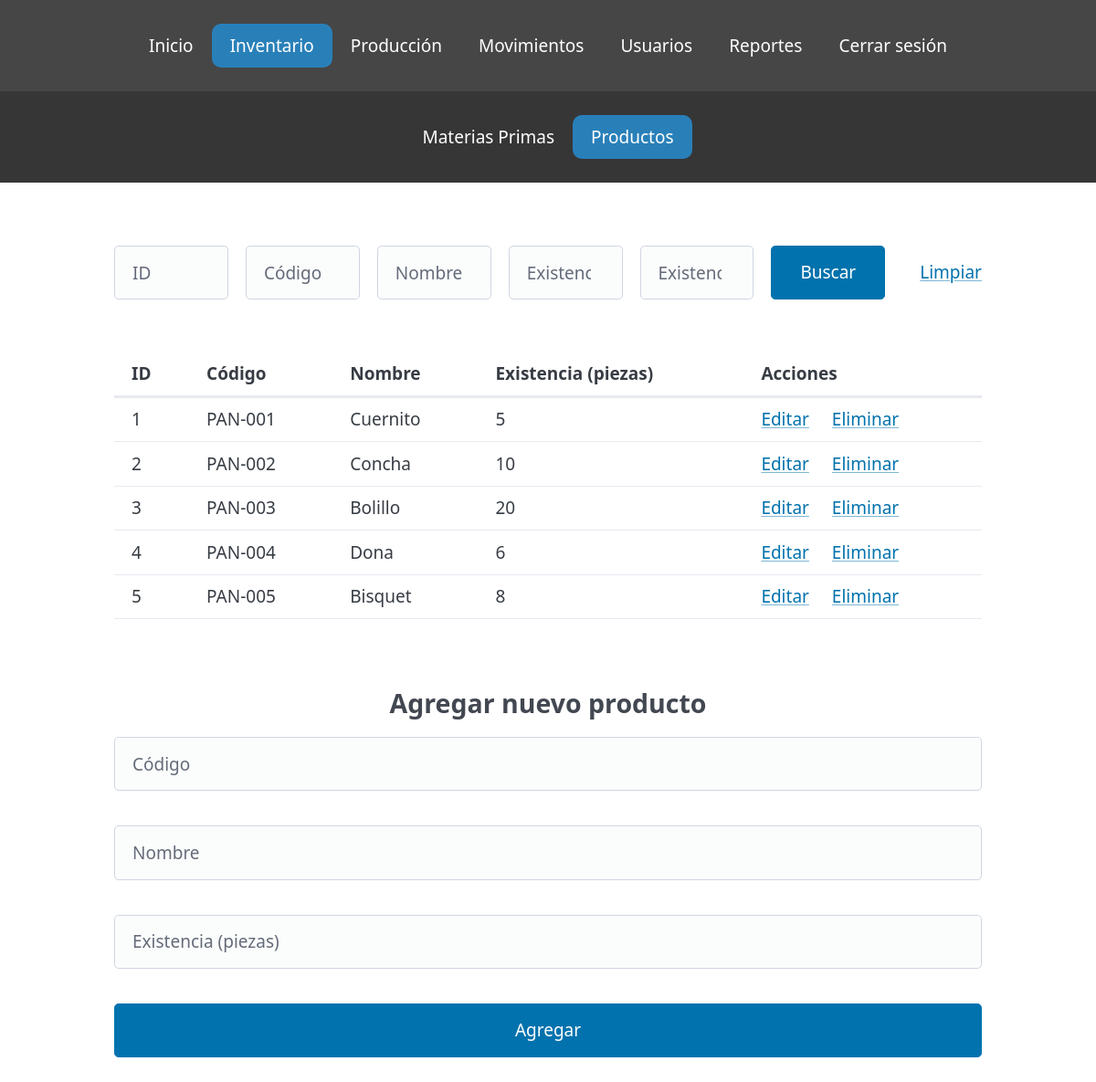
/productos.php (signed in), run on the app's committed database.
### tables this page shows
CREATE TABLE `producto` (
  `ID` int NOT NULL AUTO_INCREMENT,
  `Código` varchar(8) NOT NULL,
  `Nombre` varchar(45) NOT NULL,
  `Existencia` float NOT NULL,
  PRIMARY KEY (`ID`),
  UNIQUE KEY `Código_UNIQUE` (`Código`)
);

### productos.php (the view, shortened to what this page needs)
<!DOCTYPE html>
<html lang="es">
<head>
    <link
        rel="stylesheet"
        href="https://cdn.jsdelivr.net/npm/@picocss/pico@2/css/pico.classless.min.css"
    >
    <link rel="stylesheet" href="estilos.css">
</head>
<body>
    <header>
        <nav>
            <a href="welcome.php">Inicio</a>
            <a href="productos.php" class="active">Inventario</a>
            <a href="produccion.php">Producción</a>
            <a href="movimientos.php">Movimientos</a>
            <a href="usuarios.php">Usuarios</a>
            <?php if (isset($_SESSION['Rol']) && $_SESSION['Rol'] === 'admin'): ?>
                <a href="reportes.php">Reportes</a>
            <?php endif; ?>
            <a href="logout.php">Cerrar sesión</a>
        </nav>
    </header>
    <header2>
        <nav>
            <a href="materia_prima.php">Materias Primas</a>
            <a href="productos.php" class="active">Productos</a>
        </nav>
    </header2>
    <main>
        <form method="get" style="margin-bottom: 2rem; display: flex; gap: 1rem; align-items: center;">
            <input type="text" name="id" placeholder="ID" value="<?php echo isset($_GET['id']) ? htmlspecialchars($_GET['id']) : ''; ?>">
            <input type="text" maxlength="8" name="codigo" placeholder="Código" value="<?php echo isset($_GET['codigo']) ? htmlspecialchars($_GET['codigo']) : ''; ?>">
            <input type="text" maxlength="45" name="nombre" placeholder="Nombre" value="<?php echo isset($_GET['nombre']) ? htmlspecialchars($_GET['nombre']) : ''; ?>">
            <input type="number" min="0" step="0.01" name="existencia_min" placeholder="Existencia mín." value="<?php echo isset($_GET['existencia_min']) ? htmlspecialchars($_GET['existencia_min']) : ''; ?>">
            <input type="number" min="0" step="0.01" name="existencia_max" placeholder="Existencia máx." value="<?php echo isset($_GET['existencia_max']) ? htmlspecialchars($_GET['existencia_max']) : ''; ?>">
            <button type="submit">Buscar</button>
            <a href="productos.php" style="margin-left:1rem; margin-bottom:1rem">Limpiar</a>
        </form>
        <?php
            include_once 'conn.php';
            $sql = "SELECT * FROM producto";
            $resultado = mysqli_query($conn, $sql);
            if ($resultado && mysqli_num_rows($resultado) > 0) {
                echo '<table>';
                echo '<thead><tr>';
                echo '<th>ID</th><th>Código</th><th>Nombre</th><th>Existencia (piezas)</th><th>Acciones</th>';
                echo '</tr></thead><tbody>';
                while ($fila = mysqli_fetch_assoc($resultado)) {
                    echo '<tr>';
                    echo '<td>' . htmlspecialchars($fila['ID']) . '</td>';
                    echo '<td>' . htmlspecialchars($fila['Código']) . '</td>';
                    echo '<td>' . htmlspecialchars($fila['Nombre']) . '</td>';
                    echo '<td>' . htmlspecialchars($fila['Existencia']) . '</td>';
                    if (isset($_SESSION['Rol']) && $_SESSION['Rol'] === 'admin') {
                        echo '<td>
                                <a href="modificar_producto.php?id=' . urlencode($fila['ID']) . '" class="contrast">Editar</a>
                                <a href="eliminar_producto.php?id=' . urlencode($fila['ID']) . '" class="secondary"
                                    onclick="return confirm(\'¿Seguro que deseas eliminar este producto?\')" style="padding-left:20px">Eliminar</a>
                              </td>';
                    } else {
                        echo '<td style="white-space:nowrap; color:gray;">Sin permisos</td>';
                    }
                    echo '</tr>';
                }
                echo '</tbody></table>';
            } else {
                echo '<p>No hay productos para mostrar.</p>';
            }
        ?>
        <?php
        if (isset($_SESSION['Rol']) && $_SESSION['Rol'] === 'admin') {
            echo '
            <section style="margin-top:3rem;">
                <h3>Agregar nuevo producto</h3>
                <form method="post" action="agregar.php" style="display: flex; gap: 1rem; flex-wrap: wrap; align-items: center;">
                    <input type="hidden" name="tabla" value="producto">
                    <input type="text" maxlength="8" name="codigo" placeholder="Código" required>
                    <input type="text" maxlength="45" name="nombre" placeholder="Nombre" required>
                    <input type="number" min="0" step="0.01" name="existencia" placeholder="Existencia (piezas)" required>
                    <button type="submit">Agregar</button>
                </form>
            </section>
            ';
        }
        ?>
    </main>
</body>
</html>

### estilos.css (style rules this page uses)
:root { --pico-primary: #e63946; --pico-primary-background: #e63946; --pico-primary-hover: #d62828; --pico-primary-underline: rgba(230, 57, 70, 0.5); --pico-primary-focus: rgba(230, 57, 70, 0.25); --pico-primary-inverse: #fff; }
html, body, * { box-sizing: border-box; margin: 0; padding: 0; }
body { margin: 0; padding: 0; }
nav { display: flex; justify-content: center; }
nav a { color: white; text-decoration: none; padding: 10px 20px; }
nav a.active { background-color: #2980b9; border-radius: 10px; }
main { display: flex; flex-direction: column; align-items: center; justify-content: center; margin-top: 250px; text-align: center; }
header, header2 { min-width: 100%; min-height: 100px; position: fixed; top: 0; left: 0; background-color:rgb(70, 70, 70); box-sizing: border-box; z-index: 1000; display: flex; justify-content: center; align-items: center; padding: 10px 0; }
header2 { display: flex; justify-content: center; align-items: center; min-width: 100%; top: 100px; background-color: rgb(54, 54, 54); }

### data on the page
producto: ID "1", Código "PAN-001", Nombre "Cuernito", Existencia "5"
producto: ID "2", Código "PAN-002", Nombre "Concha", Existencia "10"
producto: ID "3", Código "PAN-003", Nombre "Bolillo", Existencia "20"
producto: ID "4", Código "PAN-004", Nombre "Dona", Existencia "6"
producto: ID "5", Código "PAN-005", Nombre "Bisquet", Existencia "8"
